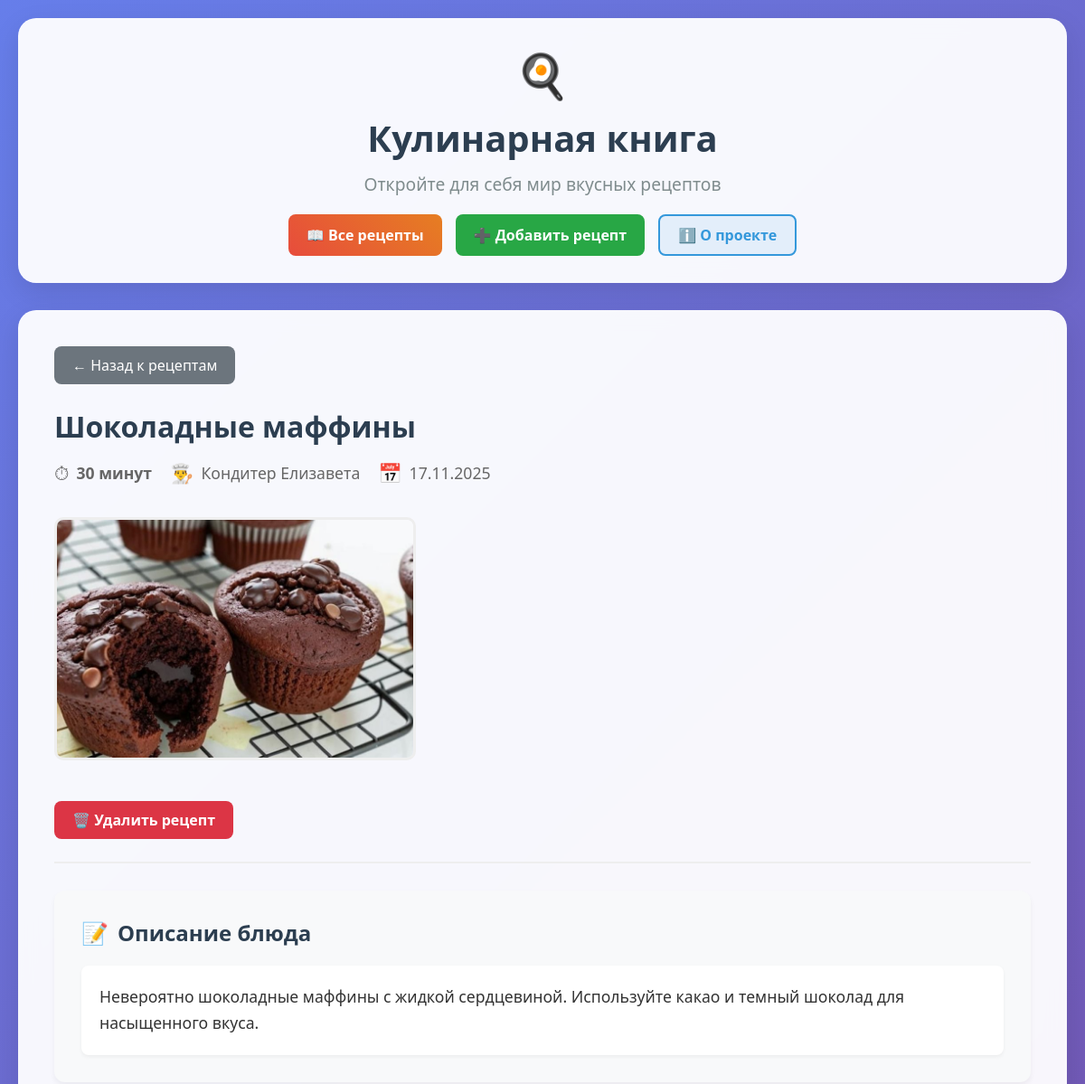
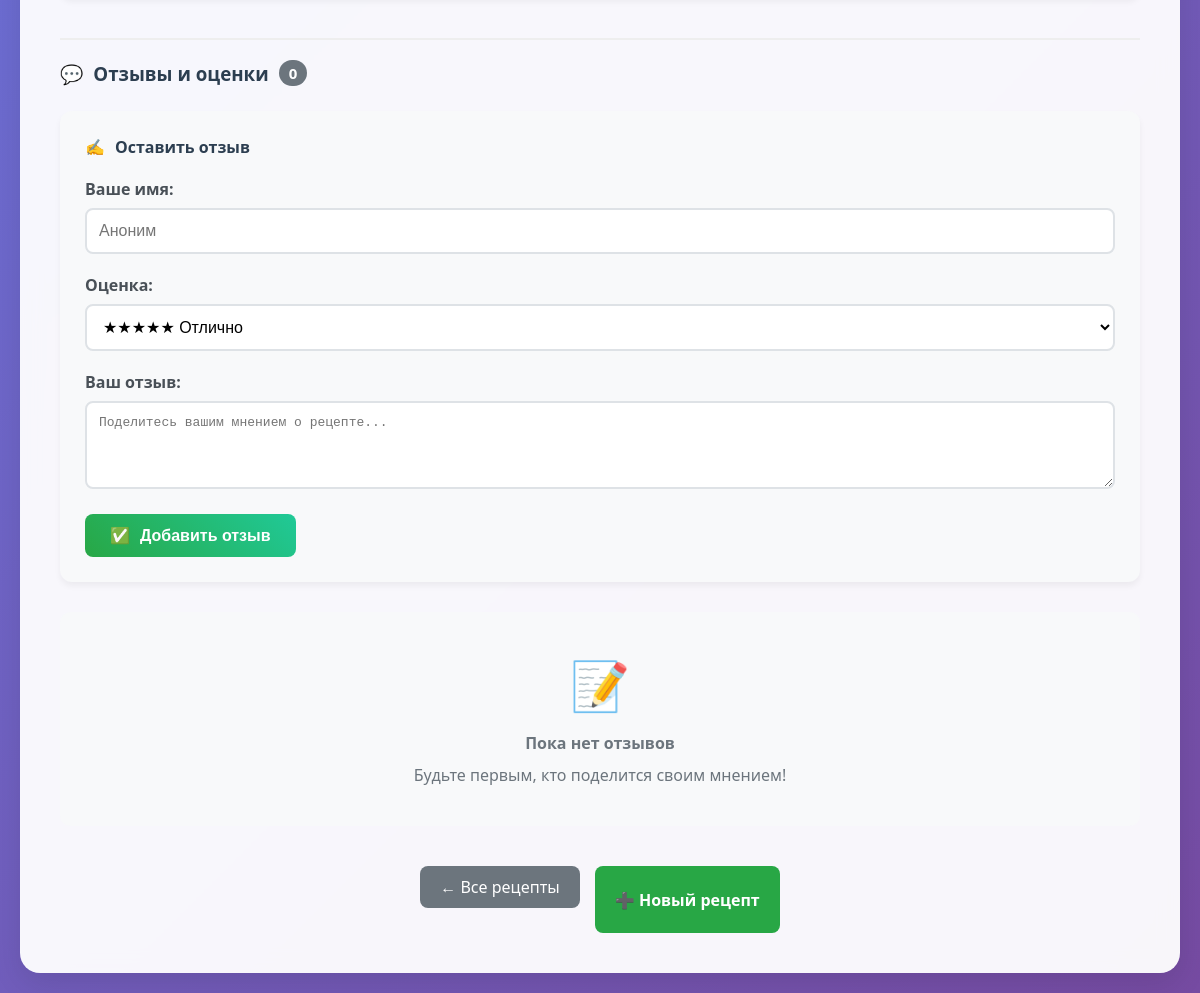
Page /recipe/25/ on the committed database (2 pictures, top to bottom).
### recipes/models.py (models this page shows, shortened)
class Recipe(models.Model):
    title = models.CharField(max_length=200, verbose_name="Название рецепта")
    description = models.TextField(verbose_name="Описание блюда")
    cooking_time = models.PositiveIntegerField(verbose_name="Время приготовления (минуты)")
    image = models.ImageField(
        upload_to='recipes/',
        blank=True,
        null=True,
        verbose_name="Изображение блюда"
    )
    image_url = models.URLField(
        blank=True,
        null=True,
        verbose_name="Ссылка на изображение",
        help_text="Можно указать ссылку на изображение вместо загрузки файла"
    )
    author_name = models.CharField(max_length=100, verbose_name="Имя автора", default="Аноним")
    author_email = models.EmailField(verbose_name="Email автора", blank=True)
    created_at = models.DateTimeField(auto_now_add=True, verbose_name="Дата создания")
    class Meta:
        ordering = ['-created_at']
    def get_image(self):
        if self.image:
            return self.image.url
        elif self.image_url:
            return self.image_url
        return None
    from django.db import models

### recipes/views.py (the view, shortened to what this page needs)
# urls.py: path('recipe/<int:pk>/', views.recipe_detail, name='recipe_detail'),
def recipe_detail(request, pk):
    recipe = get_object_or_404(Recipe, pk=pk)
    from .models import Review
    reviews = Review.objects.filter(recipe=recipe)
    return render(request, 'recipes/recipe_detail.html', {
        'recipe': recipe,
        'reviews': reviews,
    })

### templates/recipes/recipe_detail.html (shortened to what this page needs)
{% extends 'recipes/base.html' %}
{% block content %}
<a href="{% url 'recipe_list' %}" class="back-btn">
    ← Назад к рецептам
</a>
<div class="recipe-header">
    <h1 style="color: #2c3e50; margin-bottom: 15px;">{{ recipe.title }}</h1>
    <div class="meta-info">
        <div class="meta-item">
            <span style="font-size: 1.2em;">⏱</span>
            <strong>{{ recipe.cooking_time }} минут</strong>
        </div>
        <div class="meta-item">
            <span style="font-size: 1.2em;">👨‍🍳</span>
            <span>{{ recipe.author_name }}</span>
        </div>
        <div class="meta-item">
            <span style="font-size: 1.2em;">📅</span>
            <span>{{ recipe.created_at|date:"d.m.Y" }}</span>
        </div>
    </div>
    {% if recipe.get_image %}
    <div class="recipe-image-container">
        <img src="{{ recipe.get_image }}"
             alt="{{ recipe.title }}"
             class="recipe-image"
             onerror="this.style.display='none'">
    </div>
    {% endif %}
    <div class="recipe-actions">
        <a href="{% url 'delete_recipe' recipe.pk %}" class="btn btn-danger">
            🗑️ Удалить рецепт
        </a>
    </div>
</div>
<div class="recipe-content">
    <h2 style="color: #2c3e50; margin-bottom: 20px; display: flex; align-items: center; gap: 10px;">
        <span>📝</span>
        <span>Описание блюда</span>
    </h2>
    <div class="recipe-description">
        {{ recipe.description|linebreaks }}
    </div>
</div>
<div class="reviews-section" style="margin-top: 40px; padding-top: 20px; border-top: 2px solid #eee;">
    <h3 style="color: #2c3e50; margin-bottom: 25px; display: flex; align-items: center; gap: 10px;">
        <span>💬</span>
        <span>Отзывы и оценки</span>
        <span style="background: #6c757d; color: white; padding: 3px 10px; border-radius: 20px; font-size: 0.8em;">
            {{ reviews.count }}
        </span>
    </h3>
    <div style="background: #f8f9fa; padding: 25px; border-radius: 12px; margin-bottom: 30px; box-shadow: 0 4px 6px rgba(0, 0, 0, 0.05);">
        <h4 style="color: #2c3e50; margin-bottom: 20px; display: flex; align-items: center; gap: 10px;">
            <span>✍️</span>
            <span>Оставить отзыв</span>
        </h4>
        <form method="post">
            <div style="margin-bottom: 20px;">
                <label style="display: block; margin-bottom: 8px; font-weight: 600; color: #495057;">Ваше имя:</label>
                <input type="text" name="author_name"
                       placeholder="Аноним"
                       style="width: 100%; padding: 12px; border: 2px solid #dee2e6; border-radius: 8px; font-size: 1em; transition: all 0.3s ease;">
            </div>
            <div style="margin-bottom: 20px;">
                <label style="display: block; margin-bottom: 8px; font-weight: 600; color: #495057;">Оценка:</label>
                <select name="rating" style="width: 100%; padding: 12px; border: 2px solid #dee2e6; border-radius: 8px; font-size: 1em; background: white; cursor: pointer;">
                    <option value="5">★★★★★ Отлично</option>
                </select>
            </div>
            <div style="margin-bottom: 20px;">
                <label style="display: block; margin-bottom: 8px; font-weight: 600; color: #495057;">Ваш отзыв:</label>
                <textarea name="comment" rows="4"
                          placeholder="Поделитесь вашим мнением о рецепте..."
                          style="width: 100%; padding: 12px; border: 2px solid #dee2e6; border-radius: 8px; font-size: 1em; resize: vertical; transition: all 0.3s ease;"></textarea>
            </div>
            <button type="submit"
                    style="background: linear-gradient(45deg, #28a745, #20c997); color: white; padding: 12px 25px; border: none; border-radius: 8px; font-size: 1em; font-weight: 600; cursor: pointer; transition: all 0.3s ease; display: flex; align-items: center; gap: 10px;">
                <span>✅</span>
                <span>Добавить отзыв</span>
            </button>
        </form>
    </div>
    {% if reviews %}
        <div class="reviews-list">
            {% for review in reviews %}
            <div class="review-card" style="border: 1px solid #e9ecef; padding: 20px; margin-bottom: 20px; border-radius: 10px; background: white; box-shadow: 0 2px 4px rgba(0, 0, 0, 0.05);">
                <div style="display: flex; justify-content: space-between; align-items: center; margin-bottom: 15px;">
                    <div style="display: flex; align-items: center; gap: 10px;">
                        <div style="font-weight: 600; color: #2c3e50;">{{ review.author_name }}</div>
                        <div style="color: #ffc107; font-size: 1.2em;">
                            {{ review.get_stars }}
                        </div>
                    </div>
                    <div style="color: #6c757d; font-size: 0.9em;">
                        {{ review.created_at|date:"d.m.Y H:i" }}
                    </div>
                </div>
                <div style="color: #495057; line-height: 1.6; margin-bottom: 15px; padding: 15px; background: #f8f9fa; border-radius: 8px;">
                    {{ review.comment|linebreaks }}
                </div>
                <div style="text-align: right;">
                    <a href="{% url 'delete_review' review.pk %}"
                       style="color: #dc3545; text-decoration: none; font-size: 0.9em; padding: 5px 10px; border-radius: 5px; transition: all 0.3s ease;"
                       onmouseover="this.style.backgroundColor='#f8d7da'"
                       onmouseout="this.style.backgroundColor='transparent'">
                        🗑️ Удалить отзыв
                    </a>
                </div>
            </div>
            {% endfor %}
        </div>
    {% else %}
        <div style="text-align: center; padding: 40px; color: #6c757d; background: #f8f9fa; border-radius: 10px;">
            <div style="font-size: 3em; margin-bottom: 15px;">📝</div>
            <h4 style="margin-bottom: 10px;">Пока нет отзывов</h4>
            <p>Будьте первым, кто поделится своим мнением!</p>
        </div>
    {% endif %}
</div>
<div class="recipe-actions" style="margin-top: 40px; justify-content: center;">
    <a href="{% url 'recipe_list' %}" class="back-btn" style="background: #6c757d;">
        ← Все рецепты
    </a>
    <a href="{% url 'add_recipe' %}" class="btn btn-success">
        ➕ Новый рецепт
    </a>
</div>
{% endblock %}

### templates/recipes/base.html (style rules this page uses)
* { margin: 0; padding: 0; box-sizing: border-box; }
body { font-family: 'Segoe UI', Tahoma, Geneva, Verdana, sans-serif; background: linear-gradient(135deg, #667eea 0%, #764ba2 100%); min-height: 100vh; color: #333; }
.btn { padding: 12px 25px; border: none; border-radius: 50px; text-decoration: none; font-weight: 600; transition: all 0.3s ease; display: inline-flex; align-items: center; gap: 8px; font-size: 1em; }
.btn-success { background: linear-gradient(45deg, #27ae60, #2ecc71); color: white; }

### templates/recipes/recipe_detail.html (style rules this page uses)
.recipe-header { border-bottom: 2px solid #eee; padding-bottom: 25px; margin-bottom: 30px; }
.back-btn { display: inline-flex; align-items: center; gap: 8px; background: #6c757d; color: white; padding: 10px 20px; text-decoration: none; border-radius: 8px; margin-bottom: 25px; transition: all 0.3s ease; }
.meta-info { display: flex; gap: 20px; flex-wrap: wrap; color: #666; margin: 15px 0; font-size: 1.1em; }
.meta-item { display: flex; align-items: center; gap: 8px; }
.recipe-actions { display: flex; gap: 15px; margin-top: 20px; flex-wrap: wrap; }
.btn { padding: 10px 20px; border-radius: 8px; text-decoration: none; font-weight: 600; transition: all 0.3s ease; display: inline-flex; align-items: center; gap: 8px; }
.btn-danger { background: #dc3545; color: white; }
.btn-success { background: #28a745; color: white; }
.recipe-content { background: #f8f9fa; padding: 30px; border-radius: 12px; margin: 30px 0; box-shadow: 0 4px 6px rgba(0, 0, 0, 0.05); }
.recipe-image { max-width: 400px; max-height: 300px; border-radius: 10px; margin: 20px 0; object-fit: cover; border: 3px solid #eee; }
.recipe-description { font-size: 1.1em; line-height: 1.7; color: #333; padding: 20px; background: white; border-radius: 8px; box-shadow: 0 2px 4px rgba(0, 0, 0, 0.05); }

### rows in the picture
Recipe: title "Шоколадные маффины", cooking_time "30", author_name "Кондитер Елизавета", created_at "17.11.2025", get_image (picture), description "Невероятно шоколадные маффины с жидкой сердцевиной. Используйте какао и темный шоколад для насыщенного вкуса."

### other values in the picture
{{ reviews.count }} "0"
